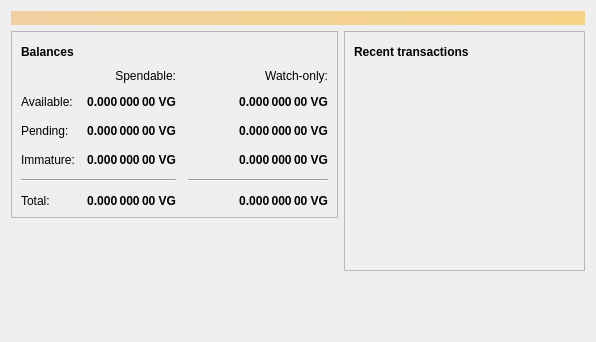
<?xml version="1.0" encoding="UTF-8"?>
<ui version="4.0">
 <class>OverviewPage</class>
 <widget class="QWidget" name="OverviewPage">
  <property name="geometry">
   <rect>
    <x>0</x>
    <y>0</y>
    <width>596</width>
    <height>342</height>
   </rect>
  </property>
  <property name="windowTitle">
   <string>Form</string>
  </property>
  <layout class="QVBoxLayout" name="topLayout">
   <item>
    <widget class="QLabel" name="labelAlerts">
     <property name="visible">
      <bool>false</bool>
     </property>
     <property name="styleSheet">
      <string notr="true">QLabel { background-color: qlineargradient(x1: 0, y1: 0, x2: 1, y2: 0, stop:0 #F0D0A0, stop:1 #F8D488); color:#000000; }</string>
     </property>
     <property name="wordWrap">
      <bool>true</bool>
     </property>
     <property name="margin">
      <number>3</number>
     </property>
     <property name="textInteractionFlags">
      <set>Qt::TextSelectableByMouse</set>
     </property>
    </widget>
   </item>
   <item>
    <layout class="QHBoxLayout" name="horizontalLayout" stretch="1,1">
     <item>
      <layout class="QVBoxLayout" name="verticalLayout_2">
       <item>
        <widget class="QFrame" name="frame">
         <property name="frameShape">
          <enum>QFrame::StyledPanel</enum>
         </property>
         <property name="frameShadow">
          <enum>QFrame::Raised</enum>
         </property>
         <layout class="QVBoxLayout" name="verticalLayout_4">
          <item>
           <layout class="QHBoxLayout" name="horizontalLayout_4">
            <item>
             <widget class="QLabel" name="label_5">
              <property name="font">
               <font>
                <weight>75</weight>
                <bold>true</bold>
               </font>
              </property>
              <property name="text">
               <string>Balances</string>
              </property>
             </widget>
            </item>
            <item>
             <widget class="QPushButton" name="labelWalletStatus">
              <property name="enabled">
               <bool>true</bool>
              </property>
              <property name="maximumSize">
               <size>
                <width>30</width>
                <height>16777215</height>
               </size>
              </property>
              <property name="toolTip">
               <string>The displayed information may be out of date. Your wallet automatically synchronizes with the vegancoin network after a connection is established, but this process has not completed yet.</string>
              </property>
              <property name="text">
               <string/>
              </property>
              <property name="icon">
               <iconset resource="../bitcoin.qrc">
                <normaloff>:/icons/warning</normaloff>
                <disabledoff>:/icons/warning</disabledoff>:/icons/warning</iconset>
              </property>
              <property name="iconSize">
               <size>
                <width>24</width>
                <height>24</height>
               </size>
              </property>
              <property name="flat">
               <bool>true</bool>
              </property>
             </widget>
            </item>
            <item>
             <spacer name="horizontalSpacer_3">
              <property name="orientation">
               <enum>Qt::Horizontal</enum>
              </property>
              <property name="sizeHint" stdset="0">
               <size>
                <width>40</width>
                <height>20</height>
               </size>
              </property>
             </spacer>
            </item>
           </layout>
          </item>
          <item>
           <layout class="QGridLayout" name="gridLayout">
            <property name="spacing">
             <number>12</number>
            </property>
            <item row="2" column="2">
             <widget class="QLabel" name="labelWatchPending">
              <property name="font">
               <font>
                <weight>75</weight>
                <bold>true</bold>
               </font>
              </property>
              <property name="cursor">
               <cursorShape>IBeamCursor</cursorShape>
              </property>
              <property name="toolTip">
               <string>Unconfirmed transactions to watch-only addresses</string>
              </property>
              <property name="text">
               <string notr="true">0.000 000 00 VG</string>
              </property>
              <property name="alignment">
               <set>Qt::AlignRight|Qt::AlignTrailing|Qt::AlignVCenter</set>
              </property>
              <property name="textInteractionFlags">
               <set>Qt::LinksAccessibleByMouse|Qt::TextSelectableByKeyboard|Qt::TextSelectableByMouse</set>
              </property>
             </widget>
            </item>
            <item row="2" column="1">
             <widget class="QLabel" name="labelUnconfirmed">
              <property name="font">
               <font>
                <weight>75</weight>
                <bold>true</bold>
               </font>
              </property>
              <property name="cursor">
               <cursorShape>IBeamCursor</cursorShape>
              </property>
              <property name="toolTip">
               <string>Total of transactions that have yet to be confirmed, and do not yet count toward the spendable balance</string>
              </property>
              <property name="text">
               <string notr="true">0.000 000 00 VG</string>
              </property>
              <property name="alignment">
               <set>Qt::AlignRight|Qt::AlignTrailing|Qt::AlignVCenter</set>
              </property>
              <property name="textInteractionFlags">
               <set>Qt::LinksAccessibleByMouse|Qt::TextSelectableByKeyboard|Qt::TextSelectableByMouse</set>
              </property>
             </widget>
            </item>
            <item row="3" column="2">
             <widget class="QLabel" name="labelWatchImmature">
              <property name="font">
               <font>
                <weight>75</weight>
                <bold>true</bold>
               </font>
              </property>
              <property name="cursor">
               <cursorShape>IBeamCursor</cursorShape>
              </property>
              <property name="toolTip">
               <string>Mined balance in watch-only addresses that has not yet matured</string>
              </property>
              <property name="text">
               <string notr="true">0.000 000 00 VG</string>
              </property>
              <property name="alignment">
               <set>Qt::AlignRight|Qt::AlignTrailing|Qt::AlignVCenter</set>
              </property>
              <property name="textInteractionFlags">
               <set>Qt::LinksAccessibleByMouse|Qt::TextSelectableByKeyboard|Qt::TextSelectableByMouse</set>
              </property>
             </widget>
            </item>
            <item row="4" column="0" colspan="2">
             <widget class="Line" name="line">
              <property name="orientation">
               <enum>Qt::Horizontal</enum>
              </property>
             </widget>
            </item>
            <item row="4" column="2">
             <widget class="Line" name="lineWatchBalance">
              <property name="sizePolicy">
               <sizepolicy hsizetype="Preferred" vsizetype="Fixed">
                <horstretch>0</horstretch>
                <verstretch>0</verstretch>
               </sizepolicy>
              </property>
              <property name="minimumSize">
               <size>
                <width>140</width>
                <height>0</height>
               </size>
              </property>
              <property name="orientation">
               <enum>Qt::Horizontal</enum>
              </property>
             </widget>
            </item>
            <item row="5" column="0">
             <widget class="QLabel" name="labelTotalText">
              <property name="text">
               <string>Total:</string>
              </property>
             </widget>
            </item>
            <item row="3" column="1">
             <widget class="QLabel" name="labelImmature">
              <property name="font">
               <font>
                <weight>75</weight>
                <bold>true</bold>
               </font>
              </property>
              <property name="cursor">
               <cursorShape>IBeamCursor</cursorShape>
              </property>
              <property name="toolTip">
               <string>Mined balance that has not yet matured</string>
              </property>
              <property name="text">
               <string notr="true">0.000 000 00 VG</string>
              </property>
              <property name="alignment">
               <set>Qt::AlignRight|Qt::AlignTrailing|Qt::AlignVCenter</set>
              </property>
              <property name="textInteractionFlags">
               <set>Qt::LinksAccessibleByMouse|Qt::TextSelectableByKeyboard|Qt::TextSelectableByMouse</set>
              </property>
             </widget>
            </item>
            <item row="2" column="3">
             <spacer name="horizontalSpacer_2">
              <property name="orientation">
               <enum>Qt::Horizontal</enum>
              </property>
              <property name="sizeHint" stdset="0">
               <size>
                <width>40</width>
                <height>20</height>
               </size>
              </property>
             </spacer>
            </item>
            <item row="3" column="0">
             <widget class="QLabel" name="labelImmatureText">
              <property name="text">
               <string>Immature:</string>
              </property>
             </widget>
            </item>
            <item row="5" column="1">
             <widget class="QLabel" name="labelTotal">
              <property name="font">
               <font>
                <weight>75</weight>
                <bold>true</bold>
               </font>
              </property>
              <property name="cursor">
               <cursorShape>IBeamCursor</cursorShape>
              </property>
              <property name="toolTip">
               <string>Your current total balance</string>
              </property>
              <property name="text">
               <string notr="true">0.000 000 00 VG</string>
              </property>
              <property name="alignment">
               <set>Qt::AlignRight|Qt::AlignTrailing|Qt::AlignVCenter</set>
              </property>
              <property name="textInteractionFlags">
               <set>Qt::LinksAccessibleByMouse|Qt::TextSelectableByKeyboard|Qt::TextSelectableByMouse</set>
              </property>
             </widget>
            </item>
            <item row="5" column="2">
             <widget class="QLabel" name="labelWatchTotal">
              <property name="font">
               <font>
                <weight>75</weight>
                <bold>true</bold>
               </font>
              </property>
              <property name="cursor">
               <cursorShape>IBeamCursor</cursorShape>
              </property>
              <property name="toolTip">
               <string>Current total balance in watch-only addresses</string>
              </property>
              <property name="text">
               <string notr="true">0.000 000 00 VG</string>
              </property>
              <property name="alignment">
               <set>Qt::AlignRight|Qt::AlignTrailing|Qt::AlignVCenter</set>
              </property>
              <property name="textInteractionFlags">
               <set>Qt::LinksAccessibleByMouse|Qt::TextSelectableByKeyboard|Qt::TextSelectableByMouse</set>
              </property>
             </widget>
            </item>
            <item row="0" column="2">
             <widget class="QLabel" name="labelWatchonly">
              <property name="text">
               <string>Watch-only:</string>
              </property>
              <property name="alignment">
               <set>Qt::AlignRight|Qt::AlignTrailing|Qt::AlignVCenter</set>
              </property>
             </widget>
            </item>
            <item row="1" column="0">
             <widget class="QLabel" name="labelBalanceText">
              <property name="text">
               <string>Available:</string>
              </property>
             </widget>
            </item>
            <item row="1" column="1">
             <widget class="QLabel" name="labelBalance">
              <property name="font">
               <font>
                <weight>75</weight>
                <bold>true</bold>
               </font>
              </property>
              <property name="cursor">
               <cursorShape>IBeamCursor</cursorShape>
              </property>
              <property name="toolTip">
               <string>Your current spendable balance</string>
              </property>
              <property name="text">
               <string notr="true">0.000 000 00 VG</string>
              </property>
              <property name="alignment">
               <set>Qt::AlignRight|Qt::AlignTrailing|Qt::AlignVCenter</set>
              </property>
              <property name="textInteractionFlags">
               <set>Qt::LinksAccessibleByMouse|Qt::TextSelectableByKeyboard|Qt::TextSelectableByMouse</set>
              </property>
             </widget>
            </item>
            <item row="1" column="2">
             <widget class="QLabel" name="labelWatchAvailable">
              <property name="font">
               <font>
                <weight>75</weight>
                <bold>true</bold>
               </font>
              </property>
              <property name="cursor">
               <cursorShape>IBeamCursor</cursorShape>
              </property>
              <property name="toolTip">
               <string>Your current balance in watch-only addresses</string>
              </property>
              <property name="text">
               <string notr="true">0.000 000 00 VG</string>
              </property>
              <property name="alignment">
               <set>Qt::AlignRight|Qt::AlignTrailing|Qt::AlignVCenter</set>
              </property>
              <property name="textInteractionFlags">
               <set>Qt::LinksAccessibleByMouse|Qt::TextSelectableByKeyboard|Qt::TextSelectableByMouse</set>
              </property>
             </widget>
            </item>
            <item row="2" column="0">
             <widget class="QLabel" name="labelPendingText">
              <property name="text">
               <string>Pending:</string>
              </property>
             </widget>
            </item>
            <item row="0" column="1">
             <widget class="QLabel" name="labelSpendable">
              <property name="text">
               <string>Spendable:</string>
              </property>
              <property name="alignment">
               <set>Qt::AlignRight|Qt::AlignTrailing|Qt::AlignVCenter</set>
              </property>
             </widget>
            </item>
           </layout>
          </item>
         </layout>
        </widget>
       </item>
       <item>
        <spacer name="verticalSpacer">
         <property name="orientation">
          <enum>Qt::Vertical</enum>
         </property>
         <property name="sizeHint" stdset="0">
          <size>
           <width>20</width>
           <height>40</height>
          </size>
         </property>
        </spacer>
       </item>
      </layout>
     </item>
     <item>
      <layout class="QVBoxLayout" name="verticalLayout_3">
       <item>
        <widget class="QFrame" name="frame_2">
         <property name="frameShape">
          <enum>QFrame::StyledPanel</enum>
         </property>
         <property name="frameShadow">
          <enum>QFrame::Raised</enum>
         </property>
         <layout class="QVBoxLayout" name="verticalLayout">
          <item>
           <layout class="QHBoxLayout" name="horizontalLayout_2">
            <item>
             <widget class="QLabel" name="label_4">
              <property name="font">
               <font>
                <weight>75</weight>
                <bold>true</bold>
               </font>
              </property>
              <property name="text">
               <string>Recent transactions</string>
              </property>
             </widget>
            </item>
            <item>
             <widget class="QPushButton" name="labelTransactionsStatus">
              <property name="enabled">
               <bool>true</bool>
              </property>
              <property name="maximumSize">
               <size>
                <width>30</width>
                <height>16777215</height>
               </size>
              </property>
              <property name="toolTip">
               <string>The displayed information may be out of date. Your wallet automatically synchronizes with the vegancoin network after a connection is established, but this process has not completed yet.</string>
              </property>
              <property name="text">
               <string/>
              </property>
              <property name="icon">
               <iconset resource="../bitcoin.qrc">
                <normaloff>:/icons/warning</normaloff>
                <disabledoff>:/icons/warning</disabledoff>:/icons/warning</iconset>
              </property>
              <property name="iconSize">
               <size>
                <width>24</width>
                <height>24</height>
               </size>
              </property>
              <property name="flat">
               <bool>true</bool>
              </property>
             </widget>
            </item>
            <item>
             <spacer name="horizontalSpacer">
              <property name="orientation">
               <enum>Qt::Horizontal</enum>
              </property>
              <property name="sizeHint" stdset="0">
               <size>
                <width>40</width>
                <height>20</height>
               </size>
              </property>
             </spacer>
            </item>
           </layout>
          </item>
          <item>
           <widget class="QListView" name="listTransactions">
            <property name="styleSheet">
             <string notr="true">QListView { background: transparent; }</string>
            </property>
            <property name="frameShape">
             <enum>QFrame::NoFrame</enum>
            </property>
            <property name="verticalScrollBarPolicy">
             <enum>Qt::ScrollBarAlwaysOff</enum>
            </property>
            <property name="horizontalScrollBarPolicy">
             <enum>Qt::ScrollBarAlwaysOff</enum>
            </property>
            <property name="selectionMode">
             <enum>QAbstractItemView::NoSelection</enum>
            </property>
           </widget>
          </item>
         </layout>
        </widget>
       </item>
       <item>
        <spacer name="verticalSpacer_2">
         <property name="orientation">
          <enum>Qt::Vertical</enum>
         </property>
         <property name="sizeHint" stdset="0">
          <size>
           <width>20</width>
           <height>40</height>
          </size>
         </property>
        </spacer>
       </item>
      </layout>
     </item>
    </layout>
   </item>
  </layout>
 </widget>
 <resources/>
 <connections/>
</ui>
